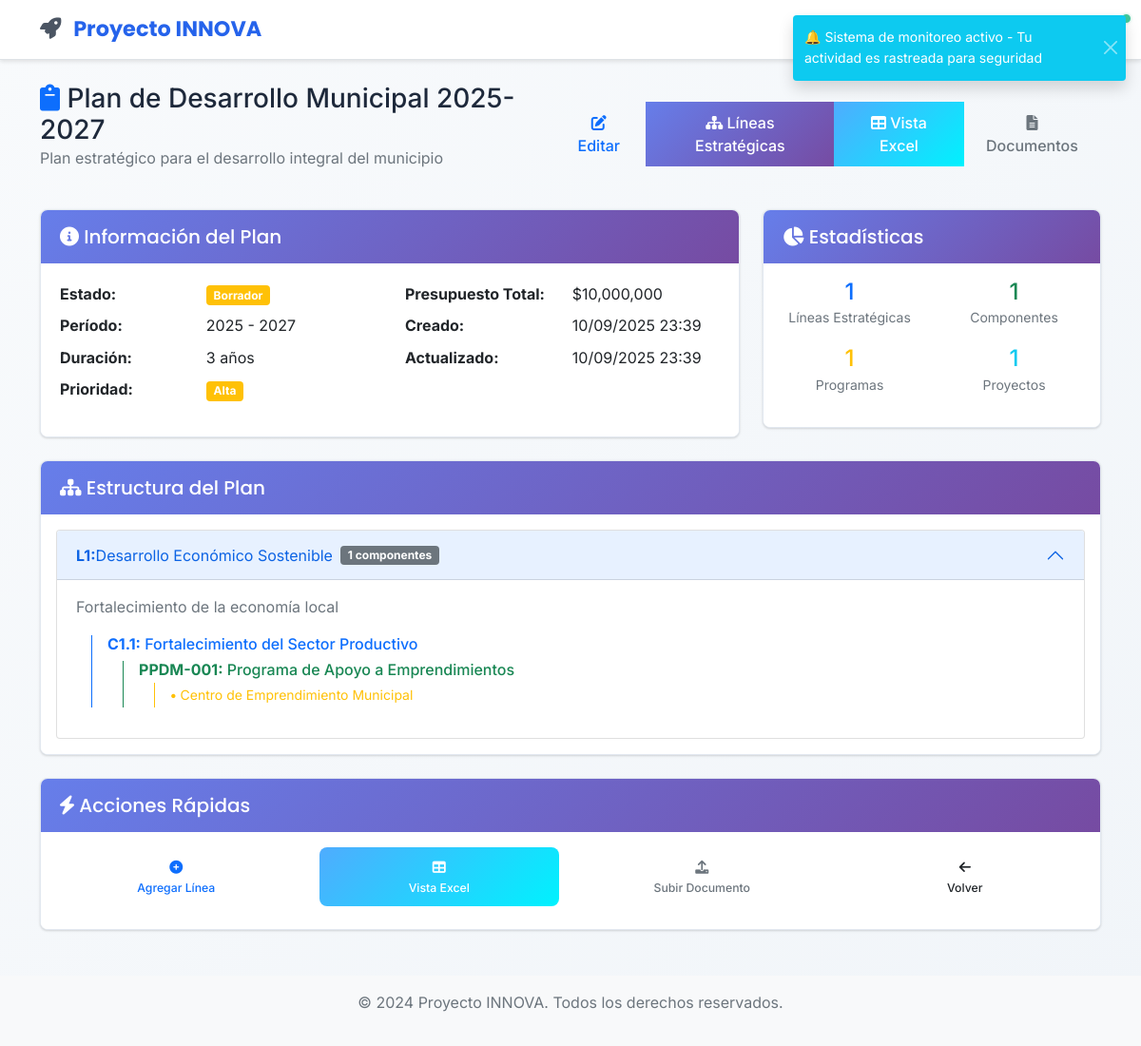
The page /planes/1 (signed in) on the database as committed earlier.
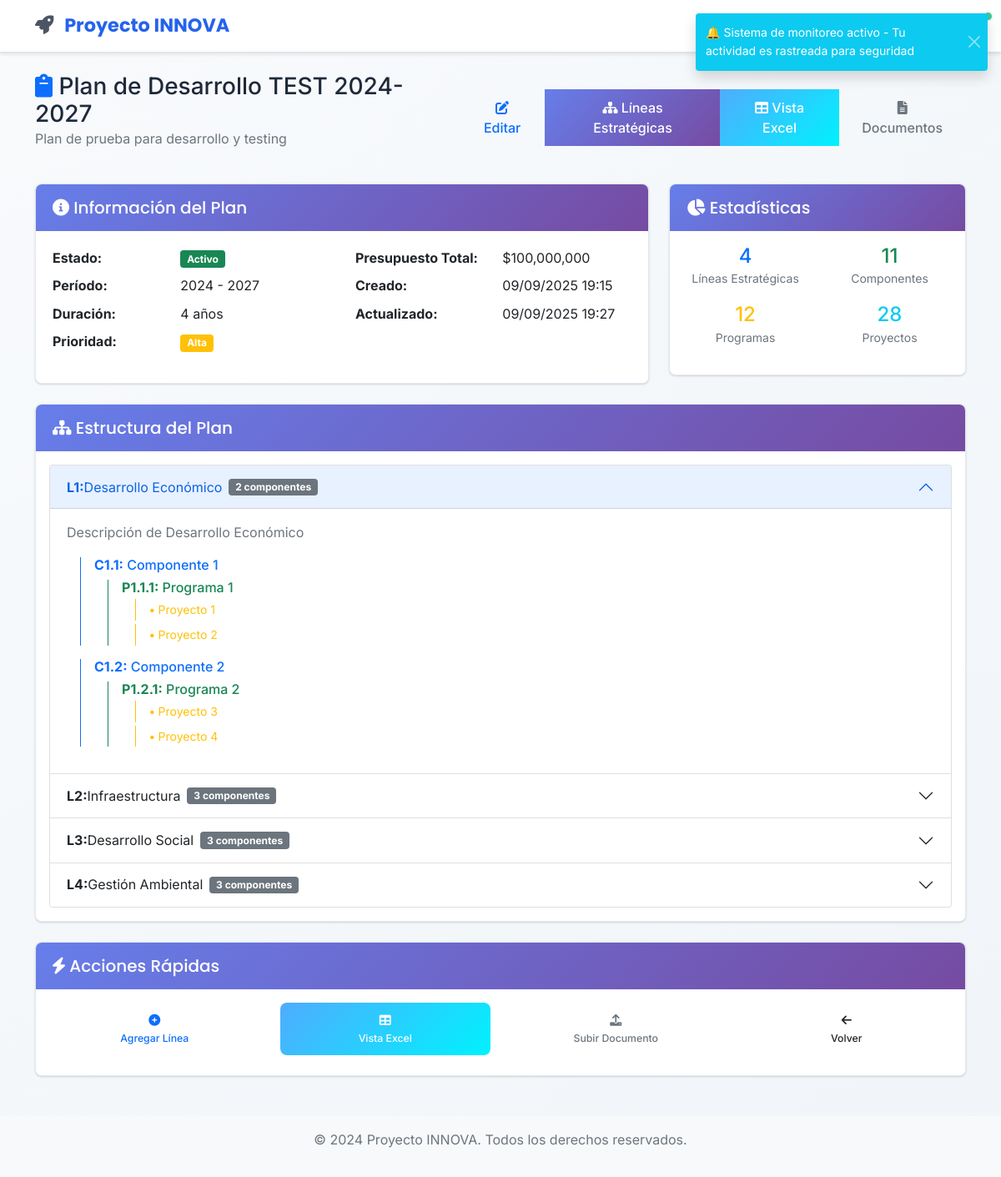
The same page on the database as committed later.
### app/models/plan_desarrollo.py (models this page shows, shortened)
class PlanDesarrollo(db.Model):
    __tablename__ = 'planes_desarrollo'
    id = db.Column(db.Integer, primary_key=True)
    titulo = db.Column(db.String(200), nullable=False)
    descripcion = db.Column(db.Text)
    anio_inicio = db.Column(db.Integer, nullable=False)
    anio_fin = db.Column(db.Integer, nullable=False)
    estado = db.Column(db.String(20), default='borrador')  # borrador, activo, finalizado, cancelado
    municipio_id = db.Column(db.Integer, db.ForeignKey('users.id'), nullable=False)
    municipio = db.relationship('User', backref=db.backref('planes_desarrollo', lazy=True))
    created_at = db.Column(db.DateTime, default=datetime.utcnow)
    updated_at = db.Column(db.DateTime, default=datetime.utcnow, onupdate=datetime.utcnow)
    presupuesto_total = db.Column(db.Float, default=0.0)
    prioridad = db.Column(db.String(20), default='media')  # baja, media, alta, critica
    def get_duracion(self):
        return self.anio_fin - self.anio_inicio + 1

### app/models/linea_estrategica.py (models this page shows, shortened)
class LineaEstrategica(db.Model):
    __tablename__ = 'lineas_estrategicas'
    __table_args__ = (
        db.UniqueConstraint('plan_id', 'cod_linea', name='unique_plan_cod_linea'),
    )
    id = db.Column(db.Integer, primary_key=True)
    cod_linea = db.Column(db.Integer, nullable=False)
    nombre = db.Column(db.String(200), nullable=False)
    descripcion = db.Column(db.Text)
    plan_id = db.Column(db.Integer, db.ForeignKey('planes_desarrollo.id'), nullable=False)
    plan = db.relationship('PlanDesarrollo', backref=db.backref('lineas_estrategicas', lazy=True, cascade='all, delete-orphan'))
    estado = db.Column(db.String(20), default='activo')  # activo, inactivo
    created_at = db.Column(db.DateTime, default=datetime.utcnow)
    updated_at = db.Column(db.DateTime, default=datetime.utcnow, onupdate=datetime.utcnow)
    prioridad = db.Column(db.String(20), default='media')  # baja, media, alta, critica
    presupuesto_asignado = db.Column(db.Float, default=0.0)

### app/models/componente.py (models this page shows, shortened)
class Componente(db.Model):
    __tablename__ = 'componentes'
    id = db.Column(db.Integer, primary_key=True)
    cod_componente = db.Column(db.Float, nullable=False)  # Puede ser decimal según el diccionario
    nombre = db.Column(db.String(200), nullable=False)
    descripcion = db.Column(db.Text)
    linea_estrategica_id = db.Column(db.Integer, db.ForeignKey('lineas_estrategicas.id'), nullable=False)
    linea_estrategica = db.relationship('LineaEstrategica', backref=db.backref('componentes', lazy=True, cascade='all, delete-orphan'))
    estado = db.Column(db.String(20), default='activo')  # activo, inactivo
    created_at = db.Column(db.DateTime, default=datetime.utcnow)
    updated_at = db.Column(db.DateTime, default=datetime.utcnow, onupdate=datetime.utcnow)
    prioridad = db.Column(db.String(20), default='media')  # baja, media, alta, critica
    presupuesto_asignado = db.Column(db.Float, default=0.0)

### app/models/programa.py (models this page shows, shortened)
class Programa(db.Model):
    __tablename__ = 'programas'
    id = db.Column(db.Integer, primary_key=True)
    cod_programa = db.Column(db.String(50), nullable=False)
    nombre = db.Column(db.String(200), nullable=False)  # PROGRAMA PDM
    descripcion = db.Column(db.Text)
    dependencia_responsable = db.Column(db.String(200))
    componente_id = db.Column(db.Integer, db.ForeignKey('componentes.id'), nullable=False)
    componente = db.relationship('Componente', backref=db.backref('programas', lazy=True, cascade='all, delete-orphan'))
    estado = db.Column(db.String(20), default='activo')  # activo, inactivo
    created_at = db.Column(db.DateTime, default=datetime.utcnow)
    updated_at = db.Column(db.DateTime, default=datetime.utcnow, onupdate=datetime.utcnow)
    bpim = db.Column(db.String(50))  # BPIM según el diccionario
    presupuesto_asignado = db.Column(db.Float, default=0.0)

### app/models/proyecto.py (models this page shows, shortened)
class Proyecto(db.Model):
    __tablename__ = 'proyectos'
    id = db.Column(db.Integer, primary_key=True)
    nombre = db.Column(db.String(200), nullable=False)  # NOMBRE PROYECTO
    descripcion = db.Column(db.Text)
    programa_id = db.Column(db.Integer, db.ForeignKey('programas.id'), nullable=False)
    programa = db.relationship('Programa', backref=db.backref('proyectos', lazy=True, cascade='all, delete-orphan'))
    estado = db.Column(db.String(20), default='planificado')  # planificado, en_ejecucion, completado, suspendido, cancelado
    created_at = db.Column(db.DateTime, default=datetime.utcnow)
    updated_at = db.Column(db.DateTime, default=datetime.utcnow, onupdate=datetime.utcnow)
    fecha_inicio = db.Column(db.Date)
    fecha_fin = db.Column(db.Date)
    presupuesto_total = db.Column(db.Float, default=0.0)
    presupuesto_ejecutado = db.Column(db.Float, default=0.0)
    ubicacion = db.Column(db.String(200))
    sector = db.Column(db.String(100))
    responsable_ejecucion = db.Column(db.String(200))
    responsable_seguimiento = db.Column(db.String(200))

### app/views/planes.py (the view)
@planes_bp.route('/<int:plan_id>')
@login_required
def ver(plan_id):
    plan = get_plan_or_redirect(plan_id, current_user)
    if hasattr(plan, 'status_code'):
        return plan
    lineas_count = len(plan.lineas_estrategicas)
    componentes_count = sum(len(linea.componentes) for linea in plan.lineas_estrategicas)
    programas_count = sum(len(componente.programas) for componente in
                         [comp for linea in plan.lineas_estrategicas for comp in linea.componentes])
    proyectos_count = sum(len(programa.proyectos) for programa in
                         [prog for componente in
                          [comp for linea in plan.lineas_estrategicas for comp in linea.componentes]
                          for prog in componente.programas])
    return render_template('planes/ver.html',
                          title=f'Plan: {plan.titulo}',
                          plan=plan,
                          lineas_count=lineas_count,
                          componentes_count=componentes_count,
                          programas_count=programas_count,
                          proyectos_count=proyectos_count)

### app/models/user.py (called while the page is built)
    def is_admin(self):
        if self.active_roles:
            admin_names = ['admin', 'administrador']
            return any(ur.role.name.lower() in admin_names for ur in self.active_roles)
        return self.legacy_role == 'admin'

### app/views/planes.py (called while the page is built, shortened)
def get_plan_or_redirect(plan_id, current_user, redirect_endpoint='planes.index'):
    puede_ver_global = current_user.is_admin() or current_user.is_editor()
    if puede_ver_global:
        plan = PlanDesarrollo.query.filter_by(id=plan_id).first()
    else:
        plan = PlanDesarrollo.query.filter_by(id=plan_id, municipio=current_user).first()
    return plan

### app/templates/planes/ver.html (shortened to what the changed rows need)
{% extends "base.html" %}
{% block content %}
<div class="row mb-4">
    <div class="col-12">
        <div class="d-flex justify-content-between align-items-center">
            <div>
                <h1 class="h3 mb-0">
                    <i class="fas fa-clipboard text-primary"></i> {{ plan.titulo }}
                </h1>
                <p class="text-muted">{{ plan.descripcion or 'Sin descripción' }}</p>
            </div>
        </div>
    </div>
</div>
<div class="row mb-4">
    <div class="col-md-8">
        <div class="card">
            <div class="card-body">
                <div class="row">
                    <div class="col-md-6">
                        <table class="table table-borderless table-sm">
                            <tr>
                                <td>
                                    <span class="badge bg-{{ 'success' if plan.estado == 'activo' else 'warning' }}">
                                        {{ plan.estado.title() }}
                                    </span>
                                </td>
                            </tr>
                            <tr>
                                <td><strong>Período:</strong></td>
                                <td>{{ plan.anio_inicio }} - {{ plan.anio_fin }}</td>
                            </tr>
                            <tr>
                                <td><strong>Duración:</strong></td>
                                <td>{{ plan.get_duracion() }} años</td>
                            </tr>
                            {% if plan.prioridad %}
                            <tr>
                                <td><strong>Prioridad:</strong></td>
                                <td>
                                    <span class="badge bg-{{ 'danger' if plan.prioridad == 'critica' else 'warning' if plan.prioridad == 'alta' else 'info' }}">
                                        {{ plan.prioridad.title() }}
                                    </span>
                                </td>
                            </tr>
                            {% endif %}
                        </table>
                    </div>
                    <div class="col-md-6">
                        <table class="table table-borderless table-sm">
                            {% if plan.presupuesto_total %}
                            <tr>
                                <td><strong>Presupuesto Total:</strong></td>
                                <td>${{ "{:,.0f}".format(plan.presupuesto_total) }}</td>
                            </tr>
                            {% endif %}
                            <tr>
                                <td><strong>Creado:</strong></td>
                                <td>{{ plan.created_at.strftime('%d/%m/%Y %H:%M') }}</td>
                            </tr>
                            <tr>
                                <td><strong>Actualizado:</strong></td>
                                <td>{{ plan.updated_at.strftime('%d/%m/%Y %H:%M') }}</td>
                            </tr>
                        </table>
                    </div>
                </div>
            </div>
        </div>
    </div>
    <div class="col-md-4">
        <div class="card">
            <div class="card-body">
                <div class="row text-center">
                    <div class="col-6 mb-3">
                        <div class="h4 mb-0 text-primary">{{ lineas_count }}</div>
                        <small class="text-muted">Líneas Estratégicas</small>
                    </div>
                    <div class="col-6 mb-3">
                        <div class="h4 mb-0 text-success">{{ componentes_count }}</div>
                        <small class="text-muted">Componentes</small>
                    </div>
                    <div class="col-6 mb-3">
                        <div class="h4 mb-0 text-warning">{{ programas_count }}</div>
                        <small class="text-muted">Programas</small>
                    </div>
                    <div class="col-6 mb-3">
                        <div class="h4 mb-0 text-info">{{ proyectos_count }}</div>
                        <small class="text-muted">Proyectos</small>
                    </div>
                </div>
            </div>
        </div>
    </div>
</div>
<div class="row">
    <div class="col-12">
        <div class="card">
            <div class="card-body">
                {% if plan.lineas_estrategicas %}
                <div class="accordion" id="estructuraPlan">
                    {% for linea in plan.lineas_estrategicas %}
                    <div class="accordion-item">
                        <h2 class="accordion-header">
                            <button class="accordion-button {% if not loop.first %}collapsed{% endif %}"
                                    type="button" data-bs-toggle="collapse"
                                    data-bs-target="#linea{{ linea.id }}">
                                <strong>L{{ linea.cod_linea }}:</strong> {{ linea.nombre }}
                                {% if linea.componentes %}
                                <span class="badge bg-secondary ms-2">{{ linea.componentes|length }} componentes</span>
                                {% endif %}
                            </button>
                        </h2>
                        <div id="linea{{ linea.id }}"
                             class="accordion-collapse collapse {% if loop.first %}show{% endif %}">
                            <div class="accordion-body">
                                {% if linea.descripcion %}
                                <p class="text-muted mb-3">{{ linea.descripcion }}</p>
                                {% endif %}
                                {% if linea.componentes %}
                                <div class="ms-3">
                                    {% for componente in linea.componentes %}
                                    <div class="border-start border-primary ps-3 mb-3">
                                        <h6 class="text-primary mb-2">
                                            <strong>C{{ componente.cod_componente }}:</strong> {{ componente.nombre }}
                                        </h6>
                                        {% if componente.programas %}
                                        <div class="ms-3">
                                            {% for programa in componente.programas %}
                                            <div class="border-start border-success ps-3 mb-2">
                                                <h6 class="text-success mb-1">
                                                    <strong>P{{ programa.cod_programa }}:</strong> {{ programa.nombre }}
                                                </h6>
                                                {% if programa.proyectos %}
                                                <div class="ms-3">
                                                    {% for proyecto in programa.proyectos %}
                                                    <div class="border-start border-warning ps-3 mb-1">
                                                        <small class="text-warning">
                                                            <strong>•</strong> {{ proyecto.nombre }}
                                                        </small>
                                                    </div>
                                                    {% endfor %}
                                                </div>
                                                {% endif %}
                                            </div>
                                            {% endfor %}
                                        </div>
                                        {% endif %}
                                    </div>
                                    {% endfor %}
                                </div>
                                {% else %}
                                <p class="text-muted mb-0">No hay componentes definidos aún.</p>
                                {% endif %}
                            </div>
                        </div>
                    </div>
                    {% endfor %}
                </div>
                {% endif %}
            </div>
        </div>
    </div>
</div>
{% endblock %}

Rows that differ between the two databases and show on the page:
removed Programa: cod_programa "PDM-001", nombre "Programa de Apoyo a Emprendimientos", shown under Componente "1.1"
removed Proyecto: nombre "Centro de Emprendimiento Municipal", shown under Programa "PDM-001"
changed PlanDesarrollo "Alta": titulo "Plan de Desarrollo Municipal 2025-2027" → "Plan de Desarrollo TEST 2024-2027"; descripcion "Plan estratégico para el desarrollo integral del municipio" → "Plan de prueba para desarrollo y testing"; estado "Borrador" → "Activo"; anio_inicio "2025" → "2024"; get_duracion "3" → "4"; presupuesto_total "10,000,000" → "100,000,000"; created_at "10/09/2025 23:39" → "09/09/2025 19:15"; updated_at "10/09/2025 23:39" → "09/09/2025 19:27"
changed LineaEstrategica: nombre "Desarrollo Económico Sostenible" → "Desarrollo Económico"; componentes|length "1" → "2"; descripcion "Fortalecimiento de la economía local" → "Descripción de Desarrollo Económico"
changed Componente: nombre "Fortalecimiento del Sector Productivo" → "Componente 1"
added Programa: cod_programa "1.1.1", nombre "Programa 1", shown under Componente "1.1"
added Proyecto: nombre "Proyecto 1", shown under Programa "1.1.1"
added Proyecto: nombre "Proyecto 2", shown under Programa "1.1.1"
added Componente: cod_componente "1.2", nombre "Componente 2", shown under LineaEstrategica "1"
added Programa: cod_programa "1.2.1", nombre "Programa 2", shown under "1.2"
added Proyecto: nombre "Proyecto 3", shown under "1.2.1"
added Proyecto: nombre "Proyecto 4", shown under "1.2.1"
added LineaEstrategica: cod_linea "2", nombre "Infraestructura", componentes|length "3"
added LineaEstrategica: cod_linea "3", nombre "Desarrollo Social", componentes|length "3"
added LineaEstrategica: cod_linea "4", nombre "Gestión Ambiental", componentes|length "3"
Other text that changed with them:
{{ lineas_count }}: "1" → "4"
{{ componentes_count }}: "1" → "11"
{{ programas_count }}: "1" → "12"
{{ proyectos_count }}: "1" → "28"
